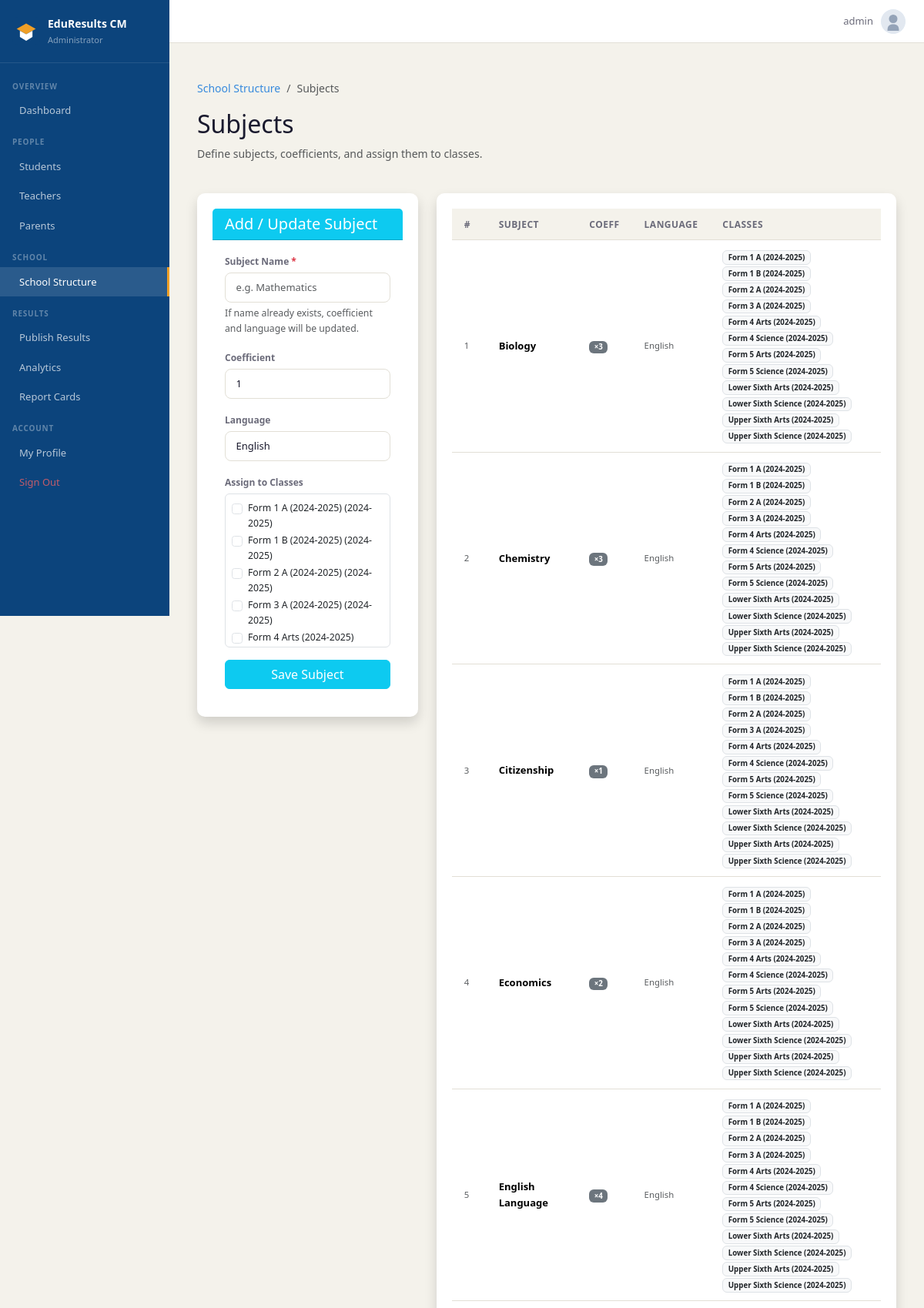
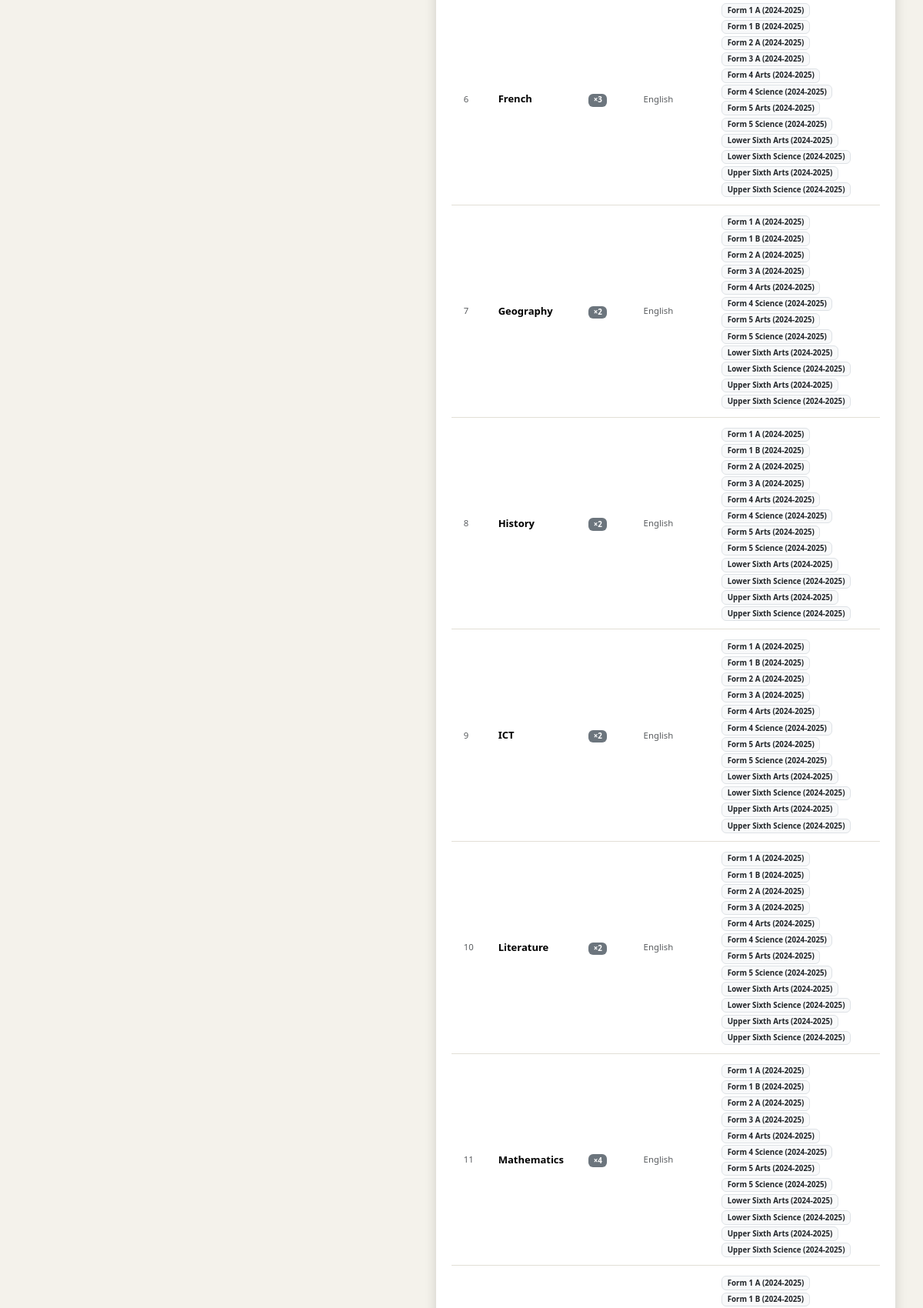
/school/subjects/ (signed in, upper part), run on the app's committed database (2 pictures, top to bottom).
### accounts/models.py (models this page shows, shortened)
class User(AbstractUser):
    ROLE_CHOICES = [
        ('admin',   'Administrator'),
        ('teacher', 'Teacher'),
        ('student', 'Student'),
        ('parent',  'Parent'),
    ]
    role = models.CharField(max_length=10, choices=ROLE_CHOICES, default='student')
    def is_admin(self):   return self.role == 'admin'

### school/models.py (models this page shows, shortened)
class Class(models.Model):
    academic_year = models.ForeignKey(AcademicYear, on_delete=models.CASCADE,
                                      related_name='classes')
    level         = models.CharField(max_length=20, choices=CLASS_LEVELS)
    suffix        = models.CharField(max_length=3, blank=True)   # e.g. "A", "B"
    class_teacher = models.ForeignKey(Teacher, null=True, blank=True,
                                      on_delete=models.SET_NULL,
                                      related_name='class_teacher_of')
    def __str__(self):
        return f"{self.level}{' ' + self.suffix if self.suffix else ''} ({self.academic_year})"
    class Meta:
        ordering = ['academic_year', 'level', 'suffix']
        verbose_name_plural = 'Classes'

class AcademicYear(models.Model):
    label      = models.CharField(max_length=20)        # e.g. "2024-2025"
    start_date = models.DateField()
    end_date   = models.DateField()
    is_active  = models.BooleanField(default=False)
    def __str__(self):
        return self.label
    class Meta:
        ordering = ['-start_date']

class Subject(models.Model):
    LANGUAGE_CHOICES = [
        ('english',   'English'),
        ('french',    'French'),
        ('bilingual', 'Bilingual'),
    ]
    name        = models.CharField(max_length=100)
    coefficient = models.PositiveIntegerField(default=1)
    language    = models.CharField(max_length=10, choices=LANGUAGE_CHOICES,
                                   default='english')
    classes     = models.ManyToManyField(Class, related_name='subjects', blank=True)
    class Meta:
        ordering = ['name']

### school/views.py (the view, shortened to what this page needs)
# urls.py: path('subjects/', views.manage_subjects, name='subjects'),
@login_required
@role_required('admin')
def manage_subjects(request):
    classes = Class.objects.order_by('academic_year', 'level', 'suffix')
    subjects = Subject.objects.prefetch_related('classes').all()
    return render(request, 'school/subjects.html', {
        'classes': classes,
        'subjects': subjects,
    })

### templates/school/subjects.html (shortened to what this page needs)
{% extends 'base.html' %}
{% block nav_structure %}active{% endblock %}
{% block content %}
<div class="container mt-4">
    <div class="row mb-4 align-items-center">
        <div class="col">
            <nav aria-label="breadcrumb">
                <ol class="breadcrumb">
                    <li class="breadcrumb-item"><a href="{% url 'school:structure' %}">School Structure</a></li>
                    <li class="breadcrumb-item active">Subjects</li>
                </ol>
            </nav>
            <h2>Subjects</h2>
            <p class="text-muted">Define subjects, coefficients, and assign them to classes.</p>
        </div>
    </div>
    <div class="row g-4">
        <div class="col-md-4">
            <div class="card shadow border-0">
                <div class="card-header bg-info text-white">
                    <h5 class="mb-0"> Add / Update Subject</h5>
                </div>
                <div class="card-body">
                    <form method="post">
                        <div class="mb-3">
                            <label class="form-label fw-bold">Subject Name <span class="text-danger">*</span></label>
                            <input type="text" name="name" class="form-control" placeholder="e.g. Mathematics" required>
                            <div class="form-text">If name already exists, coefficient and language will be updated.</div>
                        </div>
                        <div class="mb-3">
                            <label class="form-label fw-bold">Coefficient</label>
                            <input type="number" name="coefficient" class="form-control" value="1" min="1" max="10">
                        </div>
                        <div class="mb-3">
                            <label class="form-label fw-bold">Language</label>
                            <select name="language" class="form-select">
                                <option value="english">English</option>
                            </select>
                        </div>
                        <div class="mb-3">
                            <label class="form-label fw-bold">Assign to Classes</label>
                            <div style="max-height:200px;overflow-y:auto;" class="border rounded p-2">
                                {% for cls in classes %}
                                <div class="form-check">
                                    <input class="form-check-input" type="checkbox" name="classes" value="{{ cls.id }}" id="cls_{{ cls.id }}">
                                    <label class="form-check-label small" for="cls_{{ cls.id }}">
                                        {{ cls }} ({{ cls.academic_year.label }})
                                    </label>
                                </div>
                                {% endfor %}
                            </div>
                        </div>
                        <button type="submit" class="btn btn-info text-white w-100">
                             Save Subject
                        </button>
                    </form>
                </div>
            </div>
        </div>
        <div class="col-md-8">
            <div class="card shadow border-0">
                <div class="card-body p-0">
                    <div class="table-responsive">
                        <table class="table table-hover align-middle mb-0">
                            <thead class="table-dark">
                                <tr>
                                    <th>#</th>
                                    <th>Subject</th>
                                    <th>Coeff</th>
                                    <th>Language</th>
                                    <th>Classes</th>
                                </tr>
                            </thead>
                            <tbody>
                                {% for subj in subjects %}
                                <tr>
                                    <td class="text-muted small">{{ forloop.counter }}</td>
                                    <td class="fw-bold">{{ subj.name }}</td>
                                    <td><span class="badge bg-secondary">×{{ subj.coefficient }}</span></td>
                                    <td class="text-muted small text-capitalize">{{ subj.language }}</td>
                                    <td>
                                        {% for cls in subj.classes.all %}
                                        <span class="badge bg-light text-dark border me-1">{{ cls }}</span>
                                        {% empty %}
                                        <span class="text-muted small">None</span>
                                        {% endfor %}
                                    </td>
                                </tr>
                                {% empty %}
                                <tr>
                                    <td colspan="5" class="text-center py-5 text-muted">No subjects defined yet.</td>
                                </tr>
                                {% endfor %}
                            </tbody>
                        </table>
                    </div>
                </div>
            </div>
        </div>
    </div>
</div>
{% endblock %}

### templates/base.html (shortened to what this page needs)
{% load static %}
<!DOCTYPE html>
<html lang="en">
<head>
  <link href="https://cdn.jsdelivr.net/npm/bootstrap@5.3.3/dist/css/bootstrap.min.css" rel="stylesheet">
  <link href="https://cdn.jsdelivr.net/npm/@tabler/icons-webfont@latest/dist/tabler-icons.min.css" rel="stylesheet">
  <link href="{% static 'css/main.css' %}" rel="stylesheet">
</head>
<body>
{% if user.is_authenticated %}
<div class="app-layout">
  <aside class="sidebar" id="sidebar">
    <a href="{% url 'accounts:dashboard' %}" class="sidebar-logo" style="text-decoration: none;">
      <div class="sidebar-logo-icon" style="background: transparent;">
        <img src="{% static 'img/favicon.svg' %}" alt="Logo" style="width: 36px; height: 36px;">
      </div>
      <div>
        <div class="sidebar-app-name text-white">EduResults CM</div>
        <div class="sidebar-role">
          {% if user.is_admin %}Administrator
          {% elif user.is_teacher %}Teacher Portal
          {% elif user.is_student %}Student Portal
          {% elif user.is_parent %}Parent Portal
          {% endif %}
        </div>
      </div>
    </a>
    <nav class="sidebar-nav">
      {% if user.is_admin %}
      <div class="nav-section">Overview</div>
      <a href="{% url 'accounts:dashboard' %}" class="nav-item {% block nav_dashboard %}{% endblock %}">
         Dashboard
      </a>
      <div class="nav-section">People</div>
      <a href="{% url 'accounts:manage_students' %}" class="nav-item {% block nav_students %}{% endblock %}">
         Students
      </a>
      <a href="{% url 'accounts:manage_teachers' %}" class="nav-item {% block nav_teachers %}{% endblock %}">
         Teachers
      </a>
      <a href="{% url 'accounts:manage_parents' %}" class="nav-item {% block nav_parents %}{% endblock %}">
         Parents
      </a>
      <div class="nav-section">School</div>
      <a href="{% url 'school:structure' %}" class="nav-item {% block nav_structure %}{% endblock %}">
         School Structure
      </a>
      <div class="nav-section">Results</div>
      <a href="{% url 'school:publish_sequence' %}" class="nav-item {% block nav_marks %}{% endblock %}">
         Publish Results
      </a>
      <a href="{% url 'reports:analytics' %}" class="nav-item {% block nav_analytics %}{% endblock %}">
         Analytics
      </a>
      <a href="{% url 'reports:admin_hub' %}" class="nav-item {% block nav_reports %}{% endblock %}">
         Report Cards
      </a>
      {% endif %}
      <div class="nav-section">Account</div>
      <a href="{% url 'accounts:password_change' %}" class="nav-item {% block nav_profile %}{% endblock %}">
         My Profile
      </a>
      <a href="{% url 'accounts:logout' %}" class="nav-item nav-item-danger">
         Sign Out
      </a>
    </nav>
  </aside>
  <div class="main-wrapper">
    <header class="topbar">
      <a href="{% url 'accounts:password_change' %}" class="topbar-user text-decoration-none text-dark">
        <span class="topbar-name">{{ user.get_full_name|default:user.username }}</span>
        <img class="topbar-avatar" src="{% static 'img/default-avatar.svg' %}" alt="Avatar">
      </a>
    </header>
    <main class="main-content">
      {% block content %}{% endblock %}
    </main>
  </div>
</div>
{% else %}
  {% block auth_content %}{% endblock %}
{% endif %}
</body>
</html>

### static/css/main.css (style rules this page uses)
:root { --navy: #0C447C; --navy-mid: #378ADD; --navy-light: #E6F1FB; --amber: #BA7517; --amber-mid: #EF9F27; --amber-light:#FAEEDA; --teal: #0F6E56; --teal-light: #E1F5EE; --red: #A32D2D; --red-light: #FCEBEB; --surface: #F4F2EB; --border: #E2DFD6; --text: #1A1A2E; --text-muted: #6B6B7A; --white: #FFFFFF; --sidebar-w: 220px; }
*, *::before, *::after { box-sizing: border-box; margin: 0; padding: 0; }
body { font-family: 'Segoe UI', Arial, sans-serif; background: var(--surface); color: var(--text); font-size: 14px; line-height: 1.6; }
a { color: var(--navy-mid); text-decoration: none; }
.app-layout { display: flex; min-height: 100vh; overflow-x: hidden; }
.sidebar { width: var(--sidebar-w); background: var(--navy); display: flex; flex-direction: column; flex-shrink: 0; position: fixed; top: 0; left: 0; height: 100vh; overflow-y: auto; z-index: 100; transition: transform .25s ease; }
.sidebar-logo { display: flex; align-items: center; gap: 10px; padding: 1.25rem 1rem; border-bottom: 1px solid rgba(255,255,255,.1); }
.sidebar-logo-icon { width: 36px; height: 36px; background: rgba(255,255,255,.15); border-radius: 8px; display: flex; align-items: center; justify-content: center; font-size: 18px; color: #fff; flex-shrink: 0; }
.sidebar-app-name { font-size: 14px; font-weight: 600; color: #fff; }
.sidebar-role { font-size: 11px; color: rgba(255,255,255,.5); margin-top: 1px; }
.sidebar-nav { padding: .5rem 0 1rem; flex: 1; }
.nav-section { font-size: 10px; font-weight: 600; color: rgba(255,255,255,.35); text-transform: uppercase; letter-spacing: .08em; padding: .85rem 1rem .3rem; }
.nav-item { display: flex; align-items: center; gap: 9px; padding: .55rem 1rem; font-size: 13px; color: rgba(255,255,255,.7); transition: all .15s; border-right: 3px solid transparent; }
.nav-item.active { background: rgba(255,255,255,.12); color: #fff; border-right-color: var(--amber-mid); }
.nav-item-danger { color: rgba(255,100,100,.75) !important; }
.main-wrapper { margin-left: var(--sidebar-w); flex: 1; display: flex; flex-direction: column; min-height: 100vh; }
.topbar { height: 56px; background: var(--white); border-bottom: 1px solid var(--border); display: flex; align-items: center; padding: 0 1.5rem; gap: 1rem; position: sticky; top: 0; z-index: 50; }
.topbar-user { display: flex; align-items: center; gap: 10px; }
.topbar-name { font-size: 13px; color: var(--text-muted); }
.topbar-avatar { width: 32px; height: 32px; background: var(--navy-light); color: var(--navy); border-radius: 50%; display: flex; align-items: center; justify-content: center; font-size: 12px; font-weight: 700; }
.main-content { padding: 1.5rem; flex: 1; }
.card { background: var(--white); border: 1px solid var(--border); border-radius: 10px; padding: 1.25rem; margin-bottom: 1rem; }
.table { margin: 0; font-size: 13px; }
.table thead th { background: var(--surface); border-bottom: 1px solid var(--border); font-weight: 600; font-size: 12px; color: var(--text-muted); text-transform: uppercase; letter-spacing: .04em; padding: .65rem 1rem; }
.table tbody td { padding: .65rem 1rem; border-bottom: 1px solid var(--border); vertical-align: middle; }
.form-label { font-size: 12px; font-weight: 600; color: var(--text-muted); margin-bottom: 5px; }
.form-control, .form-select { background: var(--white); border: 1px solid var(--border); color: var(--text); border-radius: 8px; font-size: 13px; padding: .55rem .85rem; }

### data on the page
User: get_full_name "admin"
Class: level+suffix+academic_year "Form 1 A (2024-2025)", academic_year.label "2024-2025"
Class: level+suffix+academic_year "Form 1 B (2024-2025)", academic_year.label "2024-2025"
Class: level+suffix+academic_year "Form 2 A (2024-2025)", academic_year.label "2024-2025"
Class: level+suffix+academic_year "Form 3 A (2024-2025)", academic_year.label "2024-2025"
Class: level+suffix+academic_year "Form 4 Arts (2024-2025)"
Subject: name "Biology", coefficient "3", language "English"
Class: level+suffix+academic_year "Form 4 Science (2024-2025)"
Class: level+suffix+academic_year "Form 5 Arts (2024-2025)"
Class: level+suffix+academic_year "Form 5 Science (2024-2025)"
Class: level+suffix+academic_year "Lower Sixth Arts (2024-2025)"
Class: level+suffix+academic_year "Lower Sixth Science (2024-2025)"
Class: level+suffix+academic_year "Upper Sixth Arts (2024-2025)"
Class: level+suffix+academic_year "Upper Sixth Science (2024-2025)"
Subject: name "Chemistry", coefficient "3", language "English"
Subject: name "Citizenship", coefficient "1", language "English"
Subject: name "Economics", coefficient "2", language "English"
Subject: name "English Language", coefficient "4", language "English"
Subject: name "French", coefficient "3", language "English"
Subject: name "Geography", coefficient "2", language "English"
Subject: name "History", coefficient "2", language "English"
Subject: name "ICT", coefficient "2", language "English"
Subject: name "Literature", coefficient "2", language "English"
Subject: name "Mathematics", coefficient "4", language "English"
